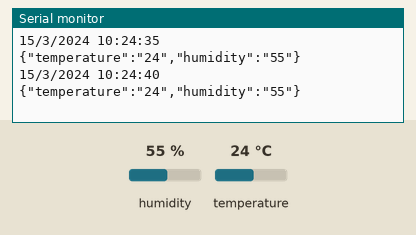
Simulated run of this sketch. Board: Arduino Uno, built with avr-gcc and run on an emulated ATmega328P. On the bench: the last lines printed to the serial monitor. The test bench sets the inputs (shaded band); at power-on: humidity 55 %, temperature 24 °C. The local clock reads 2024-03-15 10:24:30 at power-on unless the sketch sets it.

Above: at 10.8 s.
10.9 s: humidity set to 22 %
At 15.5 s:
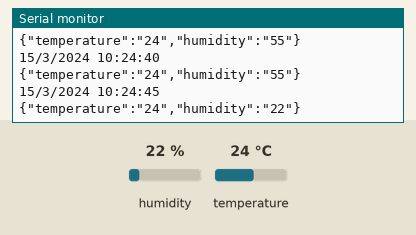
18.4 s: temperature set to 12 °C
At 20.5 s:
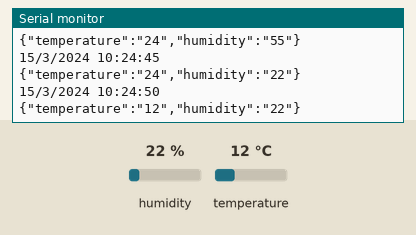
25.9 s: humidity set to 40 %
At 30.6 s:
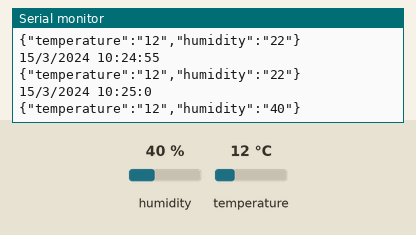
Timing chart, 0 to 32.1 s (numbered marks = the images above; inputs shaded):
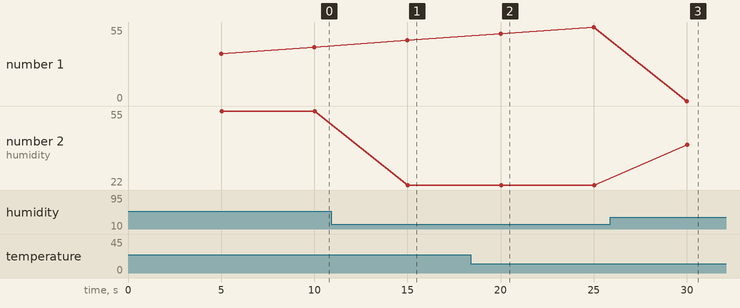

Measured:
- after the input at 10.9 s, the serial monitor: prints a new line after 4.1 s (image 1)
- after the input at 18.4 s, the serial monitor: prints a new line after 1.6 s (image 2)
- after the input at 25.9 s, the serial monitor: prints a new line after 4.1 s (image 3)
- plotted number 2: 55 → 22 after the input at 10.9 s, 22 → 40 after the input at 25.9 s

The sketch:

fiveMinutes.ino
```cpp
/**
* Wire is need for clock
* you will find RTClib at :
* https://github.com/adafruit/RTClib
*/
#include <Wire.h>
#include "RTClib.h"
RTC_DS1307 RTC;

/**
* Libraries for DHT11
*/
#include <dht11.h>
dht11 DHT11;
#define DHT11PIN 2

/**
* Photoresistor pin
*/
#define PHOTORPIN 3

/**
* One measure every five minutes
*/
//#define FIVEMIN (1000UL * 60 * 5);
#define FIVEMIN (1000UL * 5);
unsigned long rolltime = millis() + FIVEMIN;

char msg[255] = "some_text_without_space";

void setup() {
  // put your setup code here, to run once:

  //Initialize the serial port, wire library and RTC module
    Serial.begin(9600);
    Wire.begin();
    RTC.begin();

    // Uncomment to adjust time with computer
    //RTC.adjust(DateTime(F(__DATE__), F(__TIME__)));
}

void loop() {

 // signed comparison for proper handling of timer rollover

  if((long)(millis() - rolltime) >= 0) {
   DateTime now = RTC.now();
   //  Do your five minute roll stuff here
    Serial.print(now.day(), DEC);
    Serial.print('/');
    //We print the month
    Serial.print(now.month(), DEC);
    Serial.print('/');
    //We print the year
    Serial.print(now.year(), DEC);
    Serial.print(' ');
    //We print the hour
    Serial.print(now.hour(), DEC);
    Serial.print(':');
    //We print the minutes
    Serial.print(now.minute(), DEC);
    Serial.print(':');
    //We print the seconds
    Serial.print(now.second(), DEC);
    Serial.println();
    //msg = getEnvironment(DHT11PIN);
    Serial.println(getEnvironment(DHT11PIN));
   rolltime += FIVEMIN;

 }

}

char *getEnvironment(int dht11pin)
{
  int chk = DHT11.read(dht11pin);
  sprintf(msg,"{\"temperature\":\"%i\",\"humidity\":\"%i\"}",DHT11.temperature,DHT11.humidity);

  return msg;
}
```
